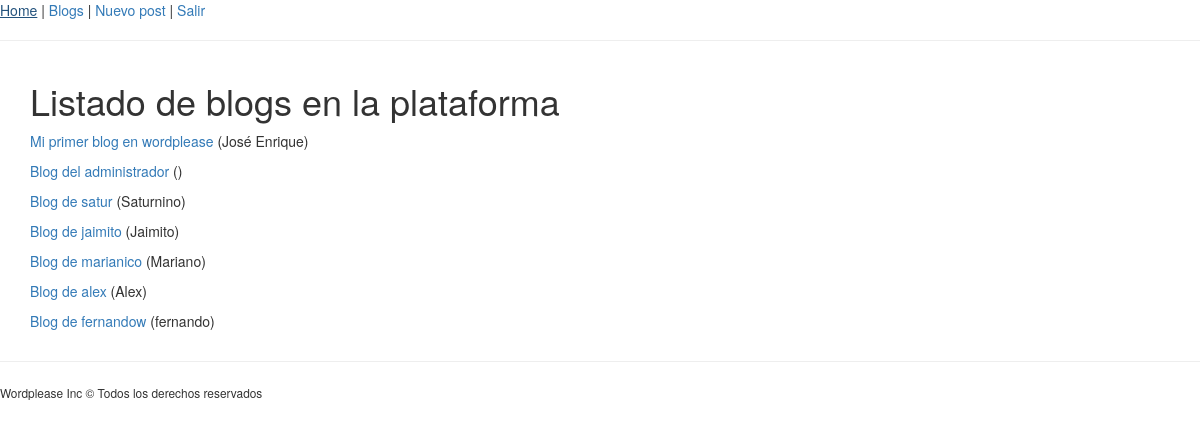
/blogs (signed in), run on the app's committed database.
### blogs/models.py (models this page shows, shortened)
class Blog(models.Model):
    owner = models.OneToOneField(User)
    title = models.TextField(max_length=150)
    description = models.TextField(max_length=400)
    created_at = models.DateTimeField(auto_now_add=True)
    modified_at = models.DateTimeField(auto_now=True)

### blogs/views.py (the view)
# urls.py: url(r'^blogs$', BlogUserView.as_view(), name='blogs_home'),
class BlogUserView(View):
    def get(self, request):
        blogs = Blog.objects.all()
        context = {
            'blogs': blogs
        }
        return render(request, 'blogs/blogs.html', context)

### blogs/templates/blogs/blogs.html (shortened to what this page needs)
{% extends 'base.html' %}
{% block section %}
    <h1>Listado de blogs en la plataforma</h1>
    {% if blogs|length > 0 %}
        {%for blog in blogs %}
            <p>
                <a href="blog/{{ blog.pk }}">
                    {{ blog.title }}
                </a>
                ({{ blog.owner.first_name }})
            </p>
        {% endfor %}
    {% else %}
        No existe ningún blog en este momento.
    {% endif %}
{% endblock %}

### data on the page
Blog: title "Mi primer blog en wordplease", owner.first_name "José Enrique"
Blog: title "Blog del administrador"
Blog: title "Blog de satur", owner.first_name "Saturnino"
Blog: title "Blog de jaimito", owner.first_name "Jaimito"
Blog: title "Blog de marianico", owner.first_name "Mariano"
Blog: title "Blog de alex", owner.first_name "Alex"
Blog: title "Blog de fernandow", owner.first_name "fernando"
